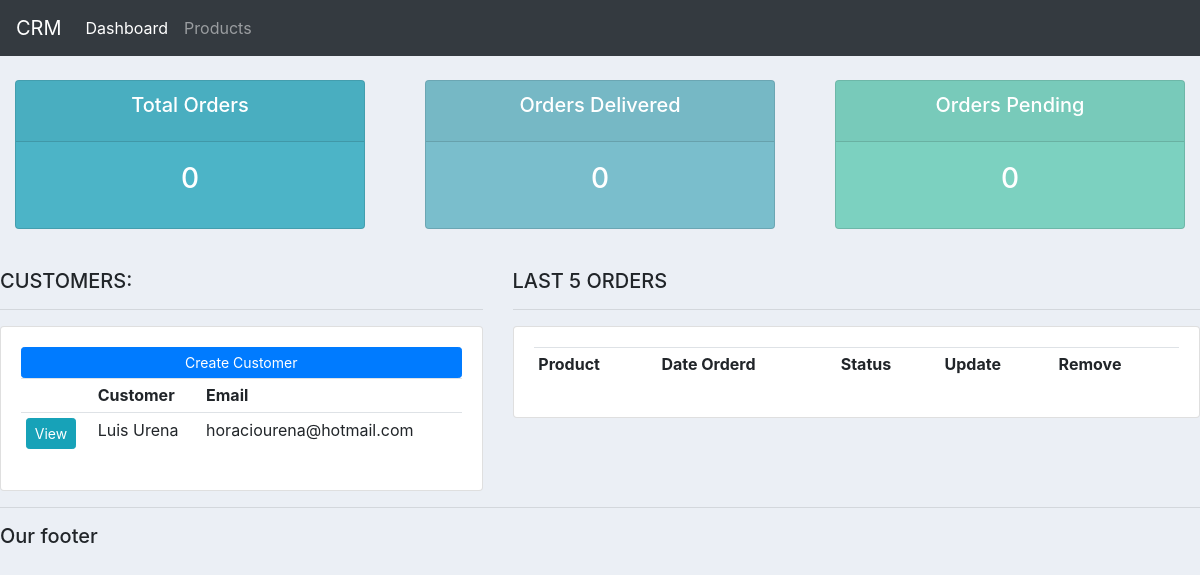
The app's page /, older data.
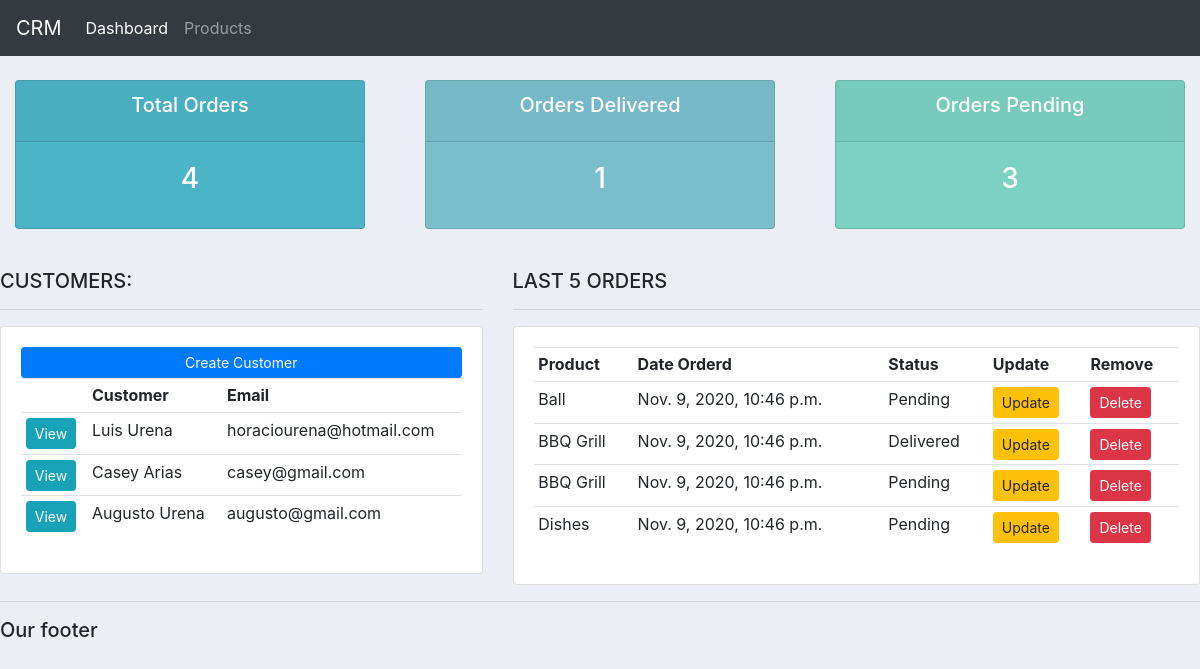
The same page, newer data.
### accounts/models.py (models this page shows, shortened)
class Customer(models.Model):
    name = models.CharField(max_length=100, null=True)
    phone = models.CharField(max_length=15, null=True)
    email = models.CharField(max_length=100, null=True)
    date_created = models.DateTimeField(auto_now_add=True, null=True)

class Order(models.Model):
    STATUS = (
        ('Pending', 'Pending'),
        ('Out for delivery', 'Out for delivery'),
        ('Delivered', 'Delivered'),
    )
    customer = models.ForeignKey(Customer, null=True, on_delete = models.SET_NULL)
    product = models.ForeignKey(Product, null=True, on_delete = models.SET_NULL)
    date_created = date_created = models.DateTimeField(auto_now_add=True, null=True)
    status = models.CharField(max_length=100, null=True, choices=STATUS)
    note = models.CharField(max_length=1000, null=True)

class Product(models.Model):
    CATEGORY = (
        ('Indoor', 'Indoor'),
        ('Outdoor', 'Outdoor'),
    )
    name = models.CharField(max_length=100, null=True)
    price = models.FloatField(null=True)
    category = models.CharField(max_length=100, null=True, choices=CATEGORY)
    description = models.CharField(max_length=100, null=True, blank=True)
    date_created = date_created = models.DateTimeField(auto_now_add=True, null=True)
    tags = models.ManyToManyField(Tag)
    def __str__(self):
        return self.name

### accounts/views.py (the view)
# urls.py: path('', views.home, name="home"),
def home(request):
    orders = Order.objects.all()
    customers = Customer.objects.all()
    total_customers = customers.count()
    total_orders = orders.count()
    delivered = orders.filter(status='Delivered').count()
    pending = orders.filter(status='Pending').count()
    context = {'orders': orders, 'customers': customers, 'total_customers': total_customers,
    'delivered': delivered, 'pending': pending, 'total_orders': total_orders}
    return render(request, 'accounts/dashboard.html', context)

### accounts/templates/accounts/dashboard.html
{%  extends 'accounts/main.html' %}
{% block content %}
{%  include 'accounts/status.html' %}
<br>
<div class="row">
	<div class="col-md-5">
		<h5>CUSTOMERS:</h5>
		<hr>
		<div class="card card-body">
			<a class="btn btn-primary  btn-sm btn-block" href="">Create Customer</a>
			<table class="table table-sm">
				<tr>
					<td></td>
					<th>Customer</th>
					<th>Email</th>
				</tr>
				{% for customer in customers %}
					<tr>
						<td><a class="btn btn-sm btn-info" href="{% url 'customers' customer.id %}">View</a></td>
						<td>{{customer.name}}</td>
						<td>{{customer.email}}</td>
					</tr>
				{% endfor %}
			</table>
		</div>
	</div>
	<div class="col-md-7">
		<h5>LAST 5 ORDERS</h5>
		<hr>
		<div class="card card-body">
			<table class="table table-sm">
				<tr>
					<th>Product</th>
					<th>Date Orderd</th>
					<th>Status</th>
					<th>Update</th>
					<th>Remove</th>
				</tr>
				{% for order in orders %}
					<tr>
						<td>{{order.product}}</td>
						<td>{{order.date_created}}</td>
						<td>{{order.status}}</td>
						<td><a class="btn btn-sm btn-warning" href="{% url 'update_order' order.id %}">Update</a></td>
						<td><a class="btn btn-sm btn-danger" href="{% url 'delete_order' order.id %}">Delete</a></td>
					</tr>
				{% endfor %}
			</table>
		</div>
	</div>
</div>
{% endblock %}

Row changes from the older to the newer data that the page shows:
added Customer: name "Casey Arias", email "casey@gmail.com"
added Customer: name "Augusto Urena", email "augusto@gmail.com"
added Order: product "Ball", date_created "Nov. 9, 2020, 10:46 p.m.", status "Pending"
added Order: product "BBQ Grill", date_created "Nov. 9, 2020, 10:46 p.m.", status "Delivered"
added Order: product "BBQ Grill", date_created "Nov. 9, 2020, 10:46 p.m.", status "Pending"
added Order: product "Dishes", date_created "Nov. 9, 2020, 10:46 p.m.", status "Pending"
Text that changed along with them:
{{ total_orders }}: "0" → "4"
{{ delivered }}: "0" → "1"
{{ pending }}: "0" → "3"
